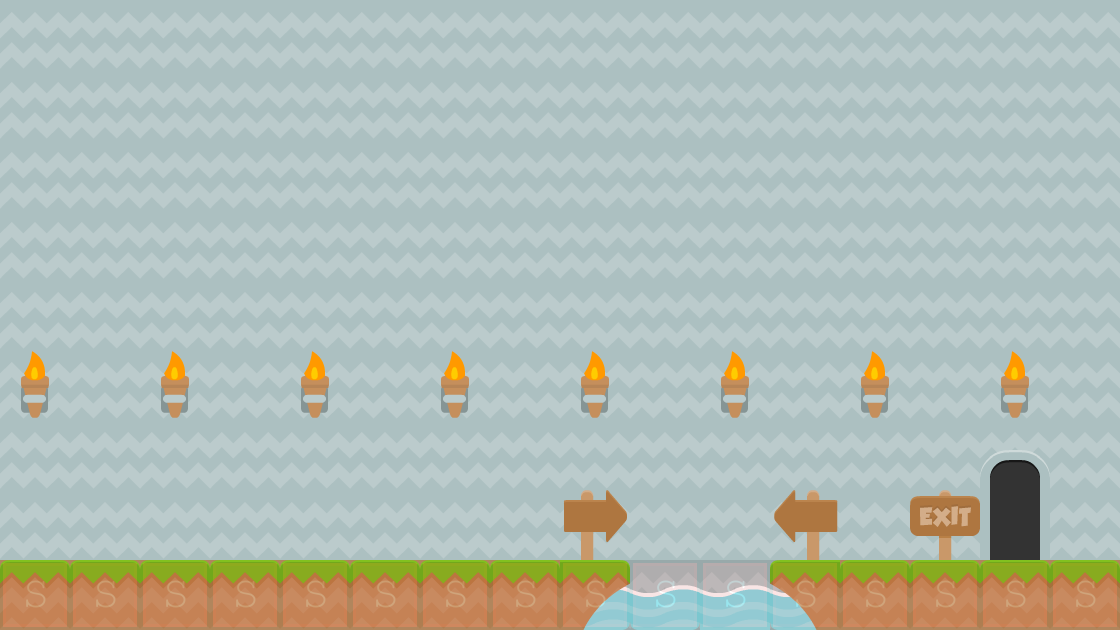

A level layout from a 2D game, rendered from its tile map. Below: a short description, then the map file with tile-grid data replaced by summaries:
An orthogonal 16x9 tile map with 70x70 px tiles, 5 tile layers (background3, background2, background1, collision, ...), 2 tilesets and 1 object (levelTrigger).

<map version="1.0" orientation="orthogonal" renderorder="right-down" width="16" height="9" tilewidth="70" tileheight="70" backgroundcolor="#0189ff">
 <tileset firstgid="1" name="background-tiles" tilewidth="70" tileheight="70">
  <image source="../img/background-tiles.png" width="910" height="910" />
 </tileset>
 <tileset firstgid="170" name="meta-tiles" tilewidth="70" tileheight="70">
  <image source="../img/meta-tiles.png" width="350" height="70" />
  <tile id="4">
   <properties>
    <property name="type" value="solid" />
   </properties>
  </tile>
 </tileset>
 <layer name="background3" width="16" height="9">
  <data>[144 cells, 2 non-empty, 1 distinct tile ids]</data>
 </layer>
 <layer name="background2" width="16" height="9">
  <data>[144 cells, 144 non-empty, 3 distinct tile ids]</data>
 </layer>
 <layer name="background1" width="16" height="9">
  <data>[144 cells, 18 non-empty, 7 distinct tile ids]</data>
 </layer>
 <layer name="collision" width="16" height="9" opacity="0.12">
  <data>[144 cells, 16 non-empty, 1 distinct tile ids]</data>
 </layer>
 <objectgroup name="trigger-entities">
  <object name="levelTrigger" x="979" y="439" width="72" height="120">
   <properties>
    <property name="level" value="level05" />
    <property name="xSpawn" value="400" />
    <property name="ySpawn" value="0" />
   </properties>
  </object>
 </objectgroup>
 <layer name="foreground1" width="16" height="9">
  <data>[144 cells, 11 non-empty, 4 distinct tile ids]</data>
 </layer>
</map>
